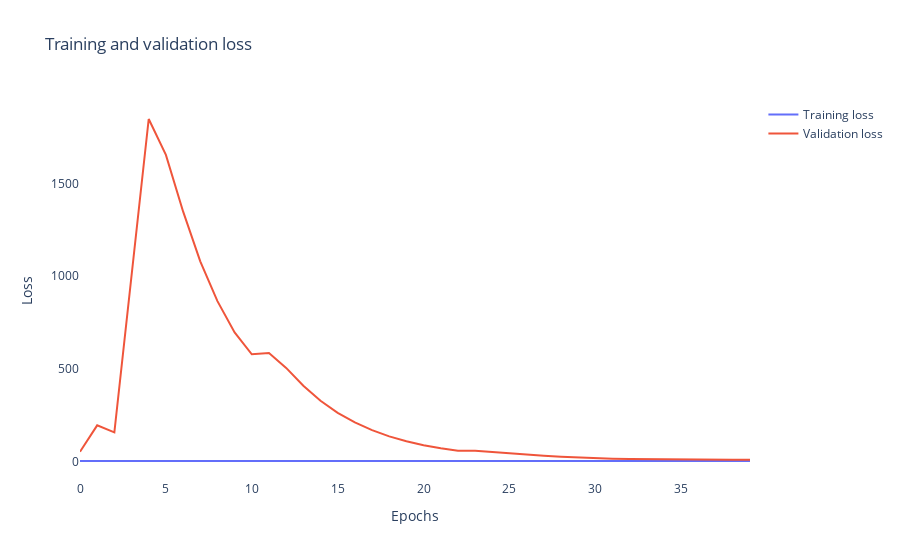

Source (notebook cell):
### Code cell
fig = go.Figure()

fig.add_trace(go.Scatter(
        x=np.r_[epochs_range],
        y=smooth_curve(loss),
        name = "Training loss"
    ))

fig.add_trace(go.Scatter(
        x=np.r_[epochs_range],
        y=smooth_curve(val_loss),
        name = "Validation loss"
    ))

fig.update_layout(
    xaxis=dict(title = "Epochs"),
    yaxis=dict(title = "Loss"),
    plot_bgcolor='white',
    title = "Training and validation loss"
)

py.offline.iplot(fig)

### Figure 1 — Plotly figure (JSON) as saved in the notebook; plotly's stock layout.template omitted (floating-point values rounded to 4 significant figures)
{"data": [{"name": "Training loss", "type": "scatter", "x": [0, 1, 2, 3, 4, 5, 6, 7, 8, 9, 10, 11, 12, 13, 14, 15, 16, 17, 18, 19, 20, 21, 22, 23, 24, 25, 26, 27, 28, 29, 30, 31, 32, 33, 34, 35, 36, 37, 38, 39], "y": [4.439, 4.442, 4.324, 4.205, 4.32, 4.288, 4.37, 4.379, 4.273, 4.221, 4.358, 4.493, 4.509, 4.292, 4.306, 4.269, 4.427, 4.447, 4.388, 4.281, 4.307, 4.451, 4.431, 4.358, 4.528, 4.588, 4.544, 4.564, 4.421, 4.557, 4.647, 4.643, 4.583, 4.464, 4.595, 4.758, 4.65, 4.528, 4.544, 4.406]}, {"name": "Validation loss", "type": "scatter", "x": [0, 1, 2, 3, 4, 5, 6, 7, 8, 9, 10, 11, 12, 13, 14, 15, 16, 17, 18, 19, 20, 21, 22, 23, 24, 25, 26, 27, 28, 29, 30, 31, 32, 33, 34, 35, 36, 37, 38, 39], "y": [54.16, 196.3, 158.2, 1003.0, 1847.0, 1654.0, 1349.0, 1080.0, 865.9, 696.8, 579.2, 585.8, 505.9, 409.6, 328.9, 264.0, 212.1, 170.5, 137.1, 110.6, 89.38, 72.6, 59.71, 58.8, 51.26, 44.08, 39.48, 32.65, 27.22, 22.63, 19.62, 16.9, 15.14, 14.03, 12.83, 12.61, 12.18, 11.82, 10.94, 11.38]}], "layout": {"plot_bgcolor": "white", "title": {"text": "Training and validation loss"}, "xaxis": {"title": {"text": "Epochs"}}, "yaxis": {"title": {"text": "Loss"}}}}
